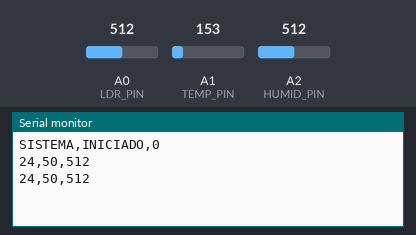
Bench run of a sketch on a simulated Arduino Uno, built with avr-gcc and run on an emulated ATmega328P. Parts: the last lines printed to the serial monitor. Inputs (shaded band) come from the test bench; at power-on: A1 (TEMP_PIN) = 153, A0 (LDR_PIN) = 512, A2 (HUMID_PIN) = 512.

Above: at 4.8 s.
4.9 s: A1 (TEMP_PIN) set to 165
At 7.3 s:
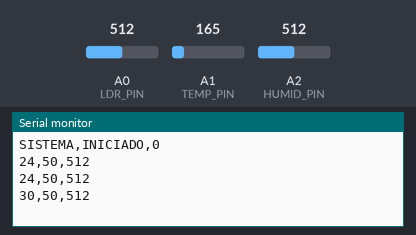
7.9 s: A0 (LDR_PIN) set to 716
At 8.8 s:
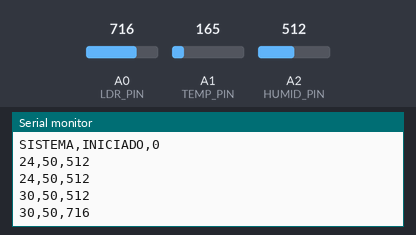
10.9 s: A2 (HUMID_PIN) set to 716
At 13.0 s:
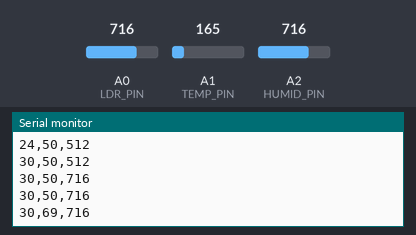
13.9 s: A1 (TEMP_PIN) set to 175
At 14.5 s:
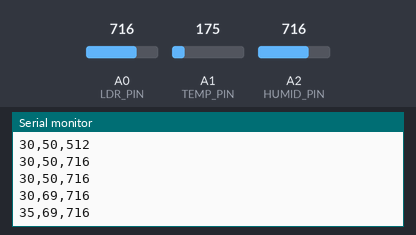
16.9 s: A0 (LDR_PIN) set to 900
At 18.8 s:
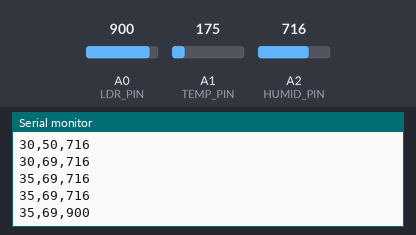
19.9 s: A2 (HUMID_PIN) set to 900
At 20.4 s:
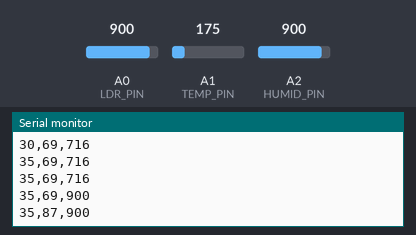
Timing chart, 0 to 22.9 s (numbered marks = the images above; inputs shaded):
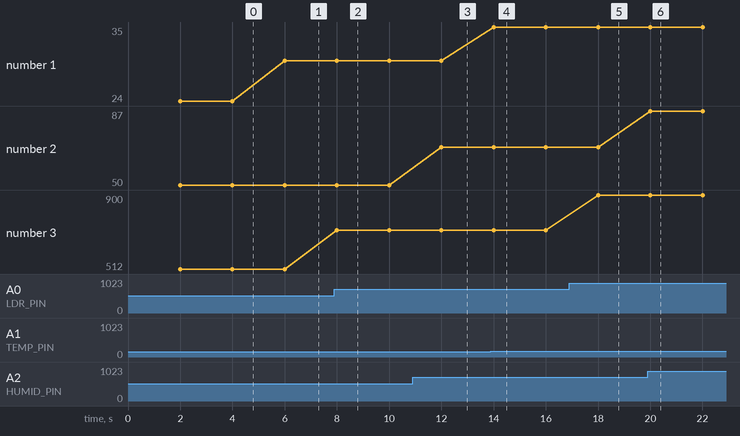

The sketch:

sketch.ino
```cpp
/**
 * Smart Environment Monitoring System — Arduino Firmware
 * Projeto Integrador V-B — PUC Goiás — ADS 2026
 *
 * Hardware (Tinkercad-compatible):
 *   - Arduino UNO R3
 *   - TMP36  (temperature)  → Analog Pin A1
 *   - LDR    (luminosity)   → Analog Pin A0 (voltage divider with 10kΩ resistor)
 *   - Potentiometer (simulates humidity) → Analog Pin A2
 *
 * Serial protocol: 9600 bps, CSV with newline
 *   Format : temperature,humidity,luminosity
 *   Example: 25,60,512
 *
 * Wiring:
 *   A0  → LDR  (voltage divider: LDR → A0, 10kΩ → GND)
 *   A1  → TMP36 Vout (center pin)
 *   A2  → Potentiometer wiper (center pin)
 *   5V  → TMP36 +V, LDR leg 1, Potentiometer 5V
 *   GND → TMP36 GND, 10kΩ resistor, Potentiometer GND
 */

const int          TEMP_PIN = A1;
const int          LDR_PIN  = A0;
const int          HUMID_PIN = A2;
const unsigned long READ_INTERVAL = 2000UL;

unsigned long lastRead = 0;

void setup() {
  Serial.begin(9600);
  Serial.println("SISTEMA,INICIADO,0");
}

void loop() {
  unsigned long now = millis();

  if (now - lastRead >= READ_INTERVAL) {
    lastRead = now;

    int   rawTemp    = analogRead(TEMP_PIN);
    float voltage    = rawTemp * (5.0 / 1023.0);
    int   temperature = (int)((voltage - 0.5) * 100.0);

    int rawHumid  = analogRead(HUMID_PIN);
    int humidity  = map(rawHumid, 0, 1023, 0, 100);

    int luminosity = analogRead(LDR_PIN);

    Serial.print(temperature);
    Serial.print(",");
    Serial.print(humidity);
    Serial.print(",");
    Serial.println(luminosity);
  }
}
```

Measured:
- after the input at 4.9 s, the serial monitor: prints a new line after 1.1 s (image 1)
- after the input at 7.9 s, the serial monitor: prints a new line after 0.10 s (image 2)
- after the input at 10.9 s, the serial monitor: prints a new line after 1.1 s (image 3)
- after the input at 13.9 s, the serial monitor: prints a new line after 0.10 s (image 4)
- after the input at 16.9 s, the serial monitor: prints a new line after 1.1 s (image 5)
- after the input at 19.9 s, the serial monitor: prints a new line after 0.10 s (image 6)
- plotted number 1: 24 → 30 after the input at 4.9 s, 30 → 35 after the input at 13.9 s
- plotted number 2: 50 → 69 after the input at 10.9 s, 69 → 87 after the input at 19.9 s
